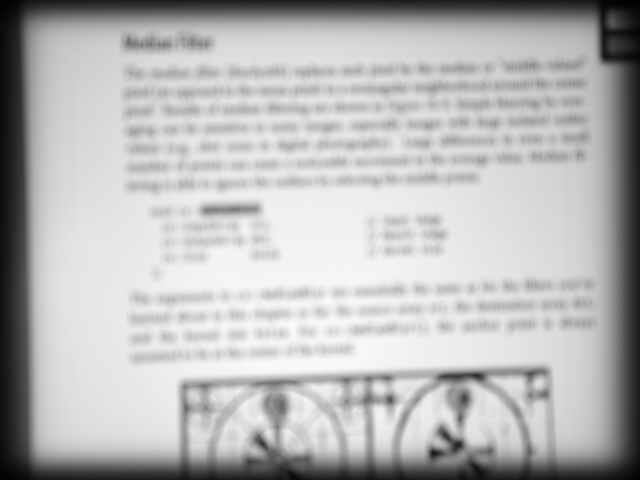
#> input picture Imagenes/original.jpg, 640 x 480 px, found by its file name
$ python ej6.py
#> lines starting #> are read from the running program, lines starting #| are printed output that depends on the picture; after the words box and inside, x2 and y2 are one past the last pixel; in counts of white or black regions, pixels touching at a corner belong together
#> in main, imgIn is the input picture: shape (480, 640); min 0, max 253, mean 183.6
import cv2 as cv
import numpy as np

def calcPSF(filterSize, R):
#> called with filterSize = (480, 640), R = 1
    h = np.zeros(filterSize, dtype=np.float32)
    center = (filterSize[1] // 2, filterSize[0] // 2)
    cv.circle(h, center, R, 255, -1, 8)
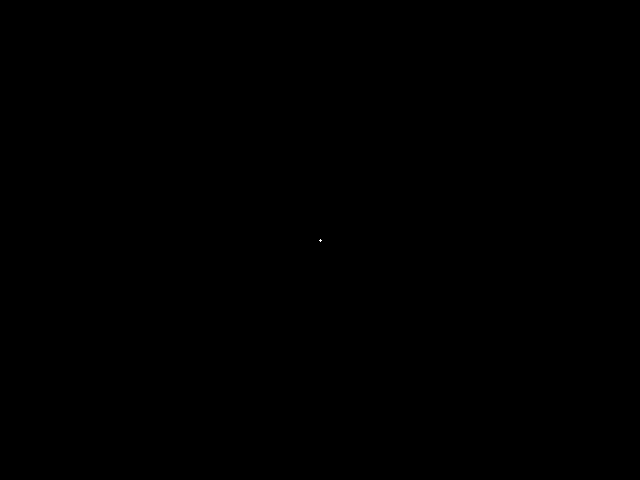
#> h: shape (480, 640) float32; 0% white in thin lines or dots, all inside (x1, y1, x2, y2) = (319, 239, 322, 242)
    h /= np.sum(h)
    return h

def filter2DFreq(inputImg, H):
    F = np.fft.fft2(inputImg)
    F_shifted = np.fft.fftshift(F)
    G = F_shifted * H
    img_back = np.fft.ifft2(np.fft.ifftshift(G))
    return np.abs(img_back)
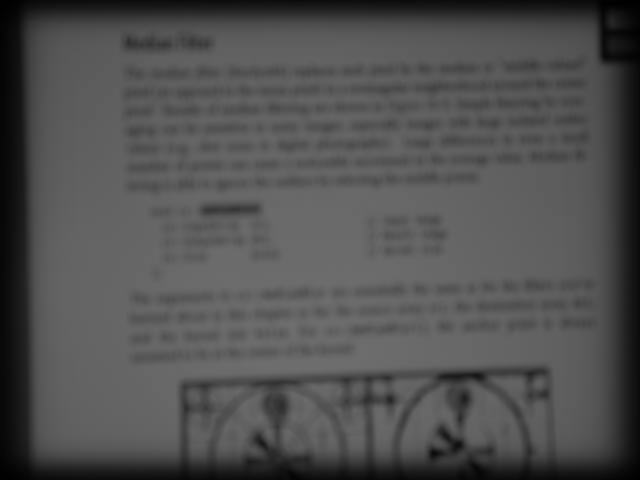
#> returned value: shape (480, 640) float64; min 0.217, max 111.5, mean 81

def calcWnrFilter(input_h_PSF, nsr):
    H = np.fft.fft2(np.fft.fftshift(input_h_PSF))
    H_conj = np.conj(H)
    denom = (np.abs(H)**2 + nsr)
    output_G = H_conj / denom
    return output_G

def update(val):
    R = cv.getTrackbarPos('R', 'Deblurred')
    snr = cv.getTrackbarPos('SNR', 'Deblurred')
    snr = max(snr, 1)

    h = calcPSF(img_roi.shape, R)
    Hw = calcWnrFilter(h, 1.0 / snr)
    imgOut = filter2DFreq(img_roi, Hw)
    imgOut = cv.normalize(imgOut, None, 0, 255, cv.NORM_MINMAX)
    imgOut = np.uint8(imgOut)
    cv.imshow('Deblurred', imgOut)

def main():
    global img_roi
    image_path = r'C:\Users\Roman\Documents\GitHub\PDI\Imagenes\original.jpg'
    imgIn = cv.imread(image_path, cv.IMREAD_GRAYSCALE)

    if imgIn is None:
        print("ERROR: Image cannot be loaded..!!")
        return

    roi = (slice(0, imgIn.shape[0] & -2), slice(0, imgIn.shape[1] & -2))
    img_roi = imgIn[roi]

    cv.namedWindow('Deblurred', cv.WINDOW_NORMAL)
    cv.createTrackbar('R', 'Deblurred', 1, 100, update)
    cv.createTrackbar('SNR', 'Deblurred', 1, 10000, update)

    update(None)
    cv.waitKey(0)
    cv.destroyAllWindows()

if __name__ == '__main__':
    main()

$ run again, with Imagenes/building.jpg copied over Imagenes/original.jpg
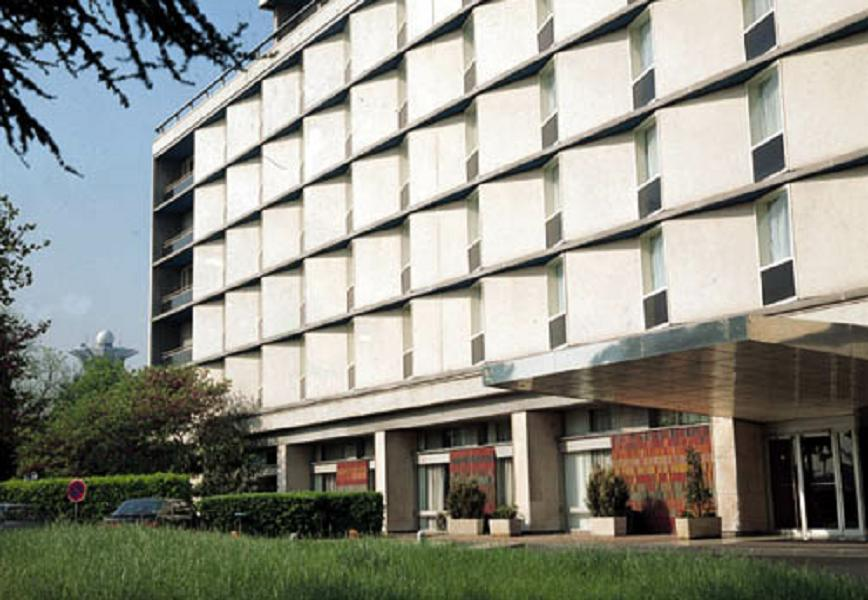
#> input picture Imagenes/building.jpg, 868 x 600 px, found by its file name
#> in main, `imgIn = cv.imread(image_path, cv.IMREAD_GRAYSCALE)`:
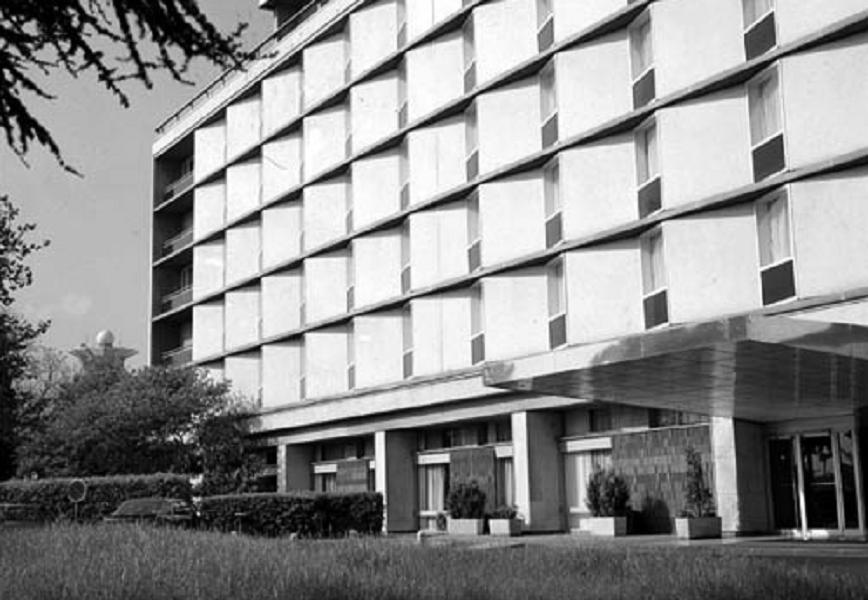
#> imgIn: shape (600, 868); min 0, max 255, mean 142.3
#> h: shape (600, 868) float32; 0% white in thin lines or dots, all inside (x1, y1, x2, y2) = (433, 299, 436, 302)
#> in filter2DFreq, `return np.abs(img_back)`:
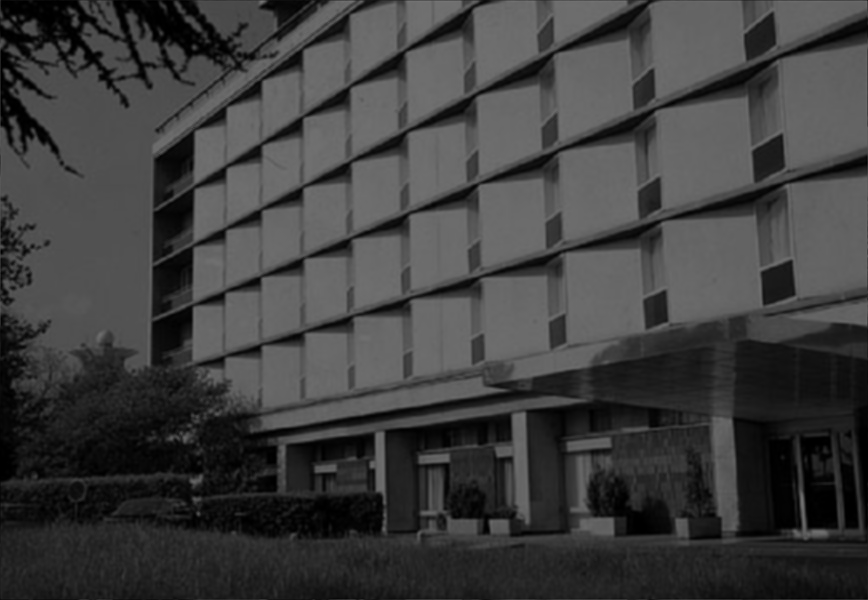
#> returned value: shape (600, 868) float64; min 0.000182, max 116.5, mean 62.8
